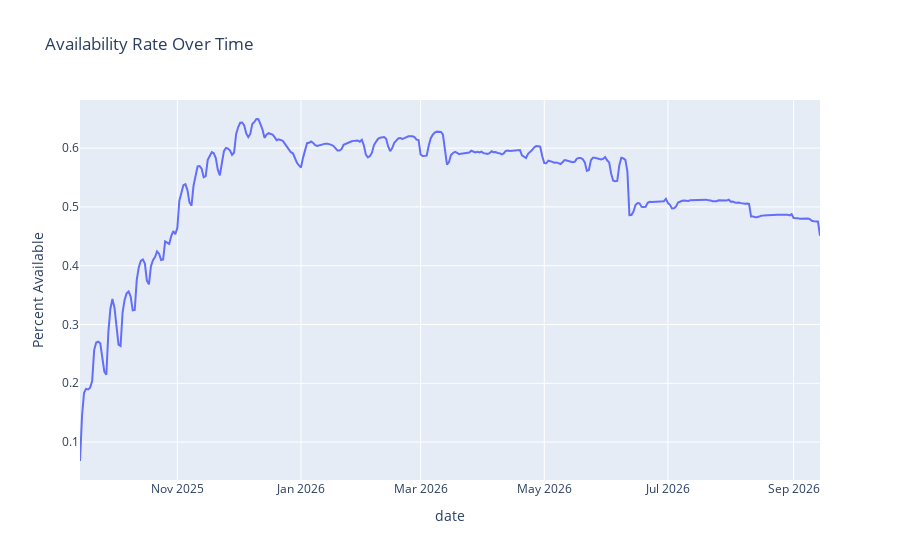

The code cell stored with this chart in its notebook:
### Markdown cell above
This analysis examines how the availability of listings changes over time. By calculating the proportion of listings that are available on each day, we can uncover seasonal behavior, peak tourism periods, and other fluctuations in demand.

### Code cell
import plotly.express as px

availability_over_time = (
    df.groupby("date", as_index=False)
      .agg(availability_rate=("available", lambda x: (x == "t").mean()))
)

fig = px.line(
    availability_over_time,
    x="date",
    y="availability_rate",
    title="Availability Rate Over Time",
    labels={"availability_rate": "Percent Available"}
)
fig.show()

### Figure 1 — Plotly figure (JSON) as saved in the notebook; plotly's stock layout.template omitted (floating-point values rounded to 4 significant figures; data arrays with more than 128 entries replaced by an {"elided": "..."} marker saying what was removed)
{"data": [{"hovertemplate": "date=%{x}<br>Percent Available=%{y}<extra></extra>", "legendgroup": "", "line": {"color": "#636efa", "dash": "solid"}, "marker": {"symbol": "circle"}, "mode": "lines", "name": "", "orientation": "v", "showlegend": false, "type": "scatter", "x": {"elided": "366 str values"}, "xaxis": "x", "y": {"elided": "366 float values"}, "yaxis": "y"}], "layout": {"legend": {"tracegroupgap": 0}, "title": {"text": "Availability Rate Over Time"}, "xaxis": {"anchor": "y", "domain": [0, 1], "title": {"text": "date"}}, "yaxis": {"anchor": "x", "domain": [0, 1], "title": {"text": "Percent Available"}}}}
